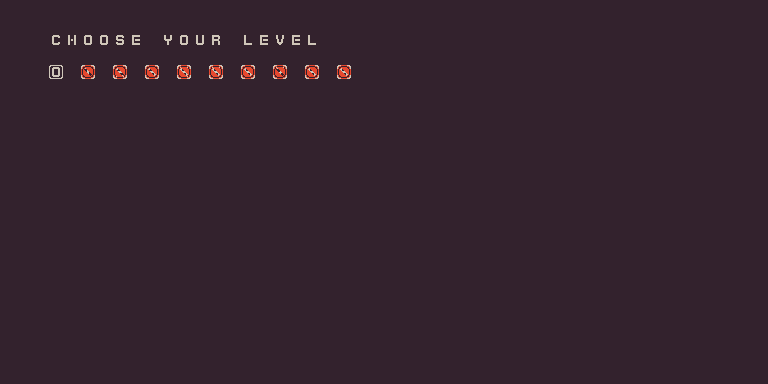

Rendered tile map (Tiled .tmx) drawn with the repository's tilesets; below, a short description and the map source with its tile grids summarised:
An orthogonal 48x24 tile map with 16x16 px tiles, 4 tile layers (Background, Numbers, Spikes, Actions).

<map version="1.4" tiledversion="1.4.2" orientation="orthogonal" renderorder="right-down" width="48" height="24" tilewidth="16" tileheight="16" infinite="0" backgroundcolor="#2c33222d" nextlayerid="7" nextobjectid="1">
 <editorsettings>
  <export target="title.json" format="json" />
 </editorsettings>
 <tileset firstgid="1" name="tiles" tilewidth="16" tileheight="16" tilecount="1056" columns="48" backgroundcolor="#000000">
  <image source="tiles.png" width="768" height="352" />
  <tile id="0">
   <properties>
    <property name="turn" type="int" value="0" />
   </properties>
  </tile>
 </tileset>
 <layer id="6" name="Background" width="48" height="24" locked="1">
  <data>[1152 cells, 1152 non-empty, 12 distinct tile ids]</data>
 </layer>
 <layer id="2" name="Numbers" width="48" height="24">
  <data>[1152 cells, 1152 non-empty, 11 distinct tile ids]</data>
 </layer>
 <layer id="3" name="Spikes" width="48" height="24">
  <data>[1152 cells, 1152 non-empty, 1 distinct tile ids]</data>
 </layer>
 <layer id="5" name="Actions" width="48" height="24" locked="1">
  <data>[1152 cells, 1114 non-empty, 2 distinct tile ids]</data>
 </layer>
</map>
